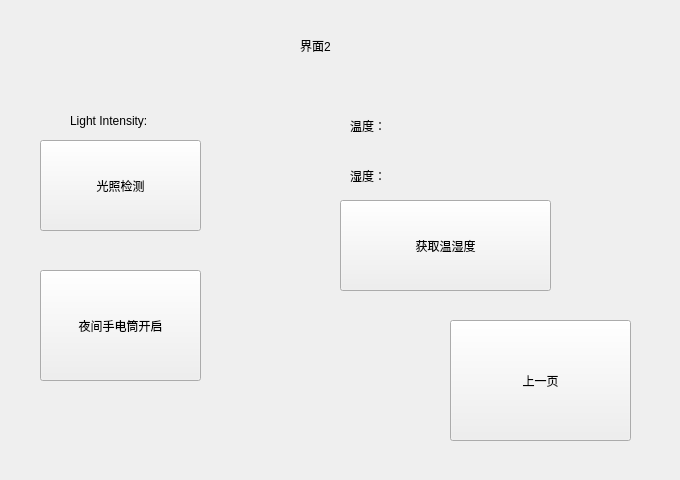
<?xml version="1.0" encoding="UTF-8"?>
<ui version="4.0">
 <class>SecondPage</class>
 <widget class="QWidget" name="SecondPage">
  <property name="geometry">
   <rect>
    <x>0</x>
    <y>0</y>
    <width>680</width>
    <height>480</height>
   </rect>
  </property>
  <property name="windowTitle">
   <string>Form</string>
  </property>
  <widget class="QLabel" name="label">
   <property name="geometry">
    <rect>
     <x>300</x>
     <y>20</y>
     <width>91</width>
     <height>51</height>
    </rect>
   </property>
   <property name="text">
    <string>界面2</string>
   </property>
  </widget>
  <widget class="QPushButton" name="pushButton">
   <property name="geometry">
    <rect>
     <x>450</x>
     <y>320</y>
     <width>181</width>
     <height>121</height>
    </rect>
   </property>
   <property name="text">
    <string>上一页</string>
   </property>
  </widget>
  <widget class="QLabel" name="label_2">
   <property name="geometry">
    <rect>
     <x>70</x>
     <y>110</y>
     <width>121</width>
     <height>21</height>
    </rect>
   </property>
   <property name="text">
    <string>Light Intensity:</string>
   </property>
  </widget>
  <widget class="QPushButton" name="pushButton_3">
   <property name="geometry">
    <rect>
     <x>40</x>
     <y>140</y>
     <width>161</width>
     <height>91</height>
    </rect>
   </property>
   <property name="text">
    <string>光照检测</string>
   </property>
  </widget>
  <widget class="QPushButton" name="pushButton_4">
   <property name="geometry">
    <rect>
     <x>40</x>
     <y>270</y>
     <width>161</width>
     <height>111</height>
    </rect>
   </property>
   <property name="text">
    <string>夜间手电筒开启</string>
   </property>
  </widget>
  <widget class="QPushButton" name="pushButton_5">
   <property name="geometry">
    <rect>
     <x>340</x>
     <y>200</y>
     <width>211</width>
     <height>91</height>
    </rect>
   </property>
   <property name="text">
    <string>获取温湿度</string>
   </property>
  </widget>
  <widget class="QLabel" name="label_3">
   <property name="geometry">
    <rect>
     <x>350</x>
     <y>110</y>
     <width>151</width>
     <height>31</height>
    </rect>
   </property>
   <property name="text">
    <string>温度：</string>
   </property>
  </widget>
  <widget class="QLabel" name="label_4">
   <property name="geometry">
    <rect>
     <x>350</x>
     <y>160</y>
     <width>151</width>
     <height>31</height>
    </rect>
   </property>
   <property name="text">
    <string>湿度：</string>
   </property>
  </widget>
 </widget>
 <resources/>
 <connections/>
</ui>
